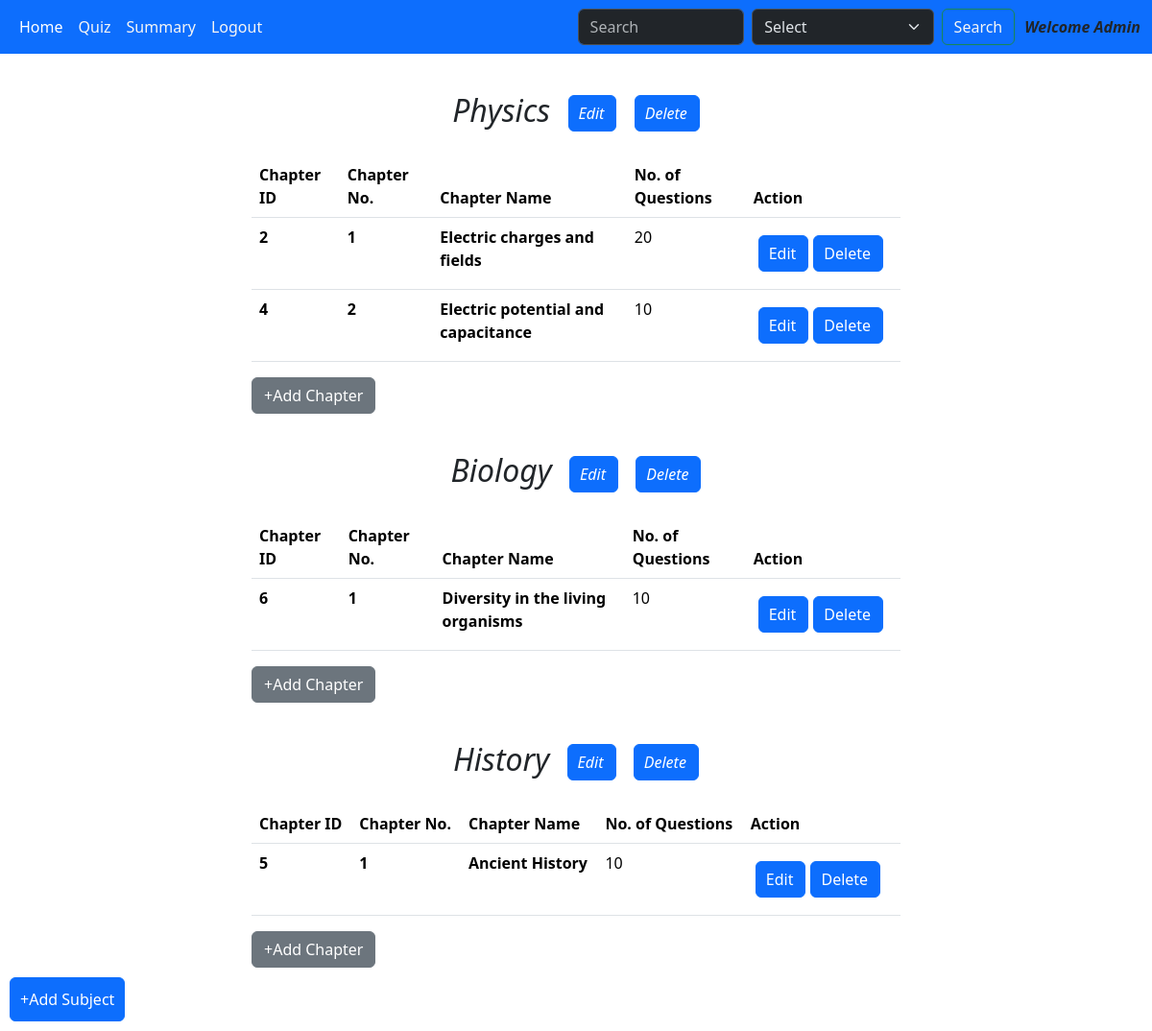
The page /admin on the database its author committed.
### models.py (models this page shows)
class Subject(db.Model):
    id = db.Column(db.Integer, primary_key = True)
    name = db.Column(db.String(120), nullable = False, unique = True)
    description = db.Column(db.String(120))
    chapters = db.relationship('Chapter', backref='subject')

class Chapter(db.Model):
    id = db.Column(db.Integer, primary_key = True)
    name = db.Column(db.String(120), nullable = False, unique = True)
    description = db.Column(db.String(120))
    sub_id = db.Column(db.Integer, db.ForeignKey('subject.id'), nullable = False)
    quizzes = db.Relationship('Quiz', backref = 'chapter')
    chapt_questions = db.Relationship('Questions', backref = 'chapter')

### app.py (the view)
@app.route('/admin', methods = ['GET', 'POST'])
def admin():
    sub_obj_list = Subject.query.all()
    return render_template('admin_dashboard.html', sub_obj_list = sub_obj_list)

### templates/admin_dashboard.html (shortened to what this page needs)
<!DOCTYPE html>
<html lang="en">
<head>
    <link rel="stylesheet" href="/static/style.css">
    <link href="https://cdn.jsdelivr.net/npm/bootstrap@5.3.3/dist/css/bootstrap.min.css"
    rel="stylesheet"
>
</head>
<body>
    <nav class="navbar navbar-expand-lg bg-primary" data-bs-theme="dark" >
        <div class="container-fluid">
          <div class="collapse navbar-collapse" id="navbarSupportedContent">
            <ul class="navbar-nav me-auto mb-2 mb-lg-0">
              <li class="nav-item">
                <a class="nav-link active" aria-current="page" href="/admin">Home</a>
              </li>
              <li class="nav-item">
                <a class="nav-link" href="/quiz_management" style="color:whitesmoke">Quiz</a>
              </li>
              <li class="nav-item dropdown">
                <a class="nav-link" href="/summary_admin" style="color:whitesmoke">
                  Summary
                </a>
              </li>
              <li class="nav-item">
                <a class="nav-link" style="color:whitesmoke" href="/logout">Logout</a>
              </li>
            </ul>
            <form class="d-flex" role="search" action="/search_admin">
              <input class="form-control me-2" type="search" placeholder="Search" aria-label="Search" name="search">
              <select class="form-select me-2" aria-label="Default select example" name="key">
                <option selected>Select</option>
              </select>
              <button class="btn btn-outline-success" type="submit" style="color:whitesmoke">Search</button>
            </form>
            <span style="text-align:center; margin-left:10px; font-style:italic; font-weight: 700;">Welcome Admin</span>
          </div>
        </div>
    </nav>
      {% if sub_obj_list|length > 0 %}
      {% for subject in sub_obj_list %}
      <div class="upcoming_quizes" style="width:700px">
        <div id="up_quizzes" style="text-align:center; margin-top:8px; font-style:oblique">
          <h2 style="margin:25px;" >{{ subject.name }}
            <a href="/edit_subject/{{ subject.id }}" class="btn btn-primary" style="padding-left:10px; margin-left:10px;">Edit</a>
            <a href="/delete_subject/{{ subject.id }}" class="btn btn-primary" style="padding-left:10px; margin-left:10px;">Delete</a>
          </h2>
        </div>
        <div class="container-fluid" style="margin-top:5px;">
          <table class="table caption-top">
              <thead>
                <tr>
                  <th scope="col">Chapter ID</th>
                  <th scope="col">Chapter No.</th>
                  <th scope="col">Chapter Name</th>
                  <th scope="col">No. of Questions</th>
                  <th scope="col">Action</th>
                </tr>
              </thead>
              <tbody>
                {% for chapt in subject.chapters %}
                <tr>
                  <th scope="row">{{ chapt.id }}</th>
                  <th scope="row">{{ loop.index }}</th>
                  <th scope="row">{{ chapt.name }}</th>
                  <td>{{ chapt.chapt_questions|length }}</td>
                  <td>
                    <div style="display:flex; align-items:center; margin:5px;" >
                      <a href="/edit_chapter/{{ chapt.id }}" class="btn btn-primary" style="padding-left:10px">Edit</a>
                      <a href="/delete_chapter/{{ chapt.id }}" class="btn btn-primary" style="padding-left:10px; margin:5px;">Delete</a>
                    </div>
                  </td>
                </tr>
                {% endfor %}
              </tbody>
          </table>
          <div class="footer">
            <a href="/chapter/{{ subject.id }}" class="btn btn-secondary">+Add Chapter</a>
          </div>
        </div>
      </div>
      {% endfor %}
      <a href="/subject" class="btn btn-primary" style="padding:10px; margin:10px;">+Add Subject</a>
      {% else %}
      <div class="footer">
        <p>No subject is present</p>
        <a href="/subject" class="btn btn-primary">+Add Subject</a>
      </div>
      {% endif %}
</body>
</html>

### static/style.css (style rules this page uses)
* { margin:0px; }
.upcoming_quizes { margin:auto; margin-top: 40px; width:600px; border:none; border-radius: 10px; }

### rows shown on the page
Subject: name "Physics"
Chapter: id "2", name "Electric charges and fields", chapt_questions|length "20"
Chapter: id "4", name "Electric potential and capacitance", chapt_questions|length "10"
Subject: name "Biology"
Chapter: id "6", name "Diversity in the living organisms", chapt_questions|length "10"
Subject: name "History"
Chapter: id "5", name "Ancient History", chapt_questions|length "10"
